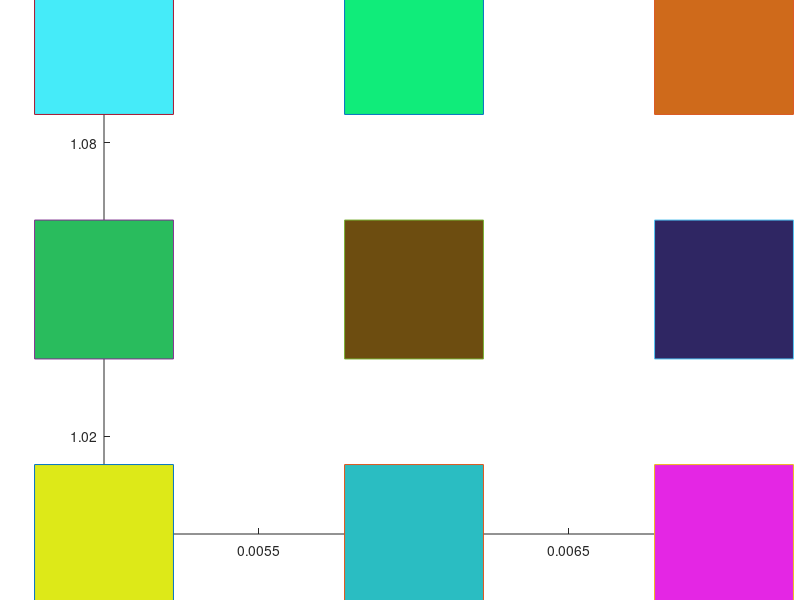
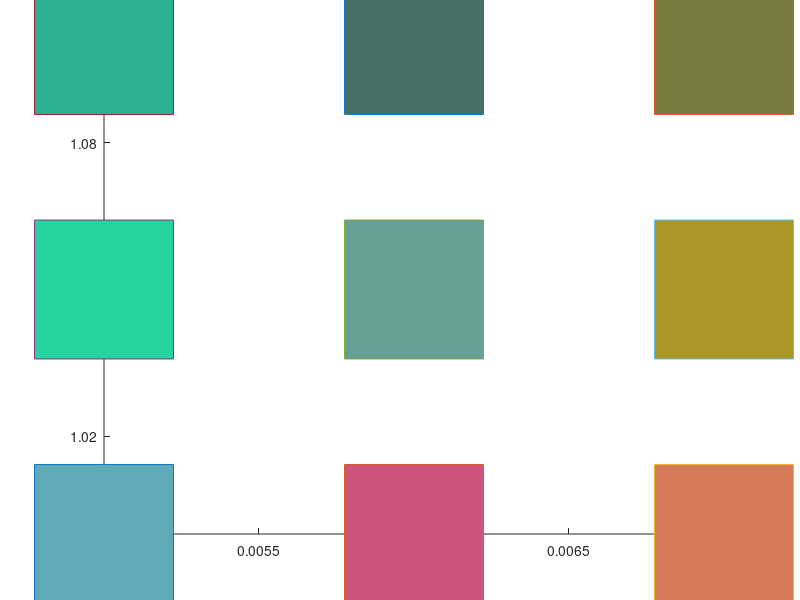

These charts were generated, in order, by the following MATLAB code:
clc;
clear;
T=100 ;
rd=2;
sigma_initial=0.005;
alpha_initial=0.1;
number_of_vectors=9;
number_of_neuorn_inputs=27;
neighbour_radius_initial=number_of_vectors/2;

%{
    for v=1:9 %number of input neuorns 
       for x=1:3
       l=input('x ');
        I(x,v)=l;
        
       end
       
end

disp(I)
%}
    
 sprev=rng(1,'v5uniform')
     I=rand(3,9)
figure(1);
title('before clustering');
hold on;

plot(0.005,1,'-s','MarkerSize',100,...
    'MarkerFaceColor',[ I(1,1) I(2,1) I(3,1)]);

plot(0.006,1,'-s','MarkerSize',100,...
    'MarkerFaceColor',[I(1,2) I(2,2) I(3,2)]);

plot(0.007,1,'-s','MarkerSize',100,...
    'MarkerFaceColor',[I(1,3) I(2,3) I(3,3)]);

plot(0.005,1.05,'-s','MarkerSize',100,...
    'MarkerFaceColor',[I(1,4) I(2,4) I(3,4)]);

plot(0.006,1.05,'-s','MarkerSize',100,...
    'MarkerFaceColor',[I(1,5) I(2,5) I(3,5)]);

plot(0.007,1.05,'-s','MarkerSize',100,...
    'MarkerFaceColor',[I(1,6) I(2,6) I(3,6)]);

plot(0.005,1.1,'-s','MarkerSize',100,...
    'MarkerFaceColor',[I(1,7) I(2,7) I(3,7)]);

plot(0.006,1.1,'-s','MarkerSize',100,...
    'MarkerFaceColor',[I(1,8) I(2,8) I(3,8)]);

plot(0.007,1.1,'-s','MarkerSize',100,...
    'MarkerFaceColor',[I(1,9) I(2,9) I(3,9)]);
 
hold off;

    

    
   sprev=rng(1,'v5uniform')
    
     R=rand(3,3)
            G=rand(3,3)
             B=rand(3,3)
    
    
    
    
for t=1:T
    alpha=alpha_initial*(1-t/T);
    sigma=sigma_initial*(1-t/T);
    max_neighbour_radius=round(neighbour_radius_initial*(1-t/T));
    for n=1:9
        for i=1:3
            for j=1:3
                D(i,j)=sqrt((I(1,n)-R(i,j))^2+(I(2,n)-G(i,j))^2+(I(3,n)-B(i,j))^2);
                
            end
        end
        disp('this is differences matrix');
        disp(D);
        min=D(1,1);
        for i=1:3
            for j=1:3
                if(j+1==4)
                      if ((D(i,j)<=D(i,j-1)) && (D(i,j)<=min))
                          min=D(i,j);
                          m=i;
                          c=j;
                          
                      end
                
                elseif ((j-1>=1))
                 if ((D(i,j)<=D(i,j-1)) && (D(i,j)<=min) && (D(i,j)<=D(i,j+1)))
                          min=D(i,j);
                          m=i;
                          c=j;
                          
                 end
                elseif ((i-1>=1))
                     if ((D(i,j)<=D(i,j+1)) && (D(i,j)<=min) && (D(i,j)<=D(i-1,j)))
                          min=D(i,j);
                          m=i;
                          c=j;
                          
                      end
            end 
                  end
        end
        
          % update the winning neuron
        e_factor = exp(-((m-m).^2+(c-c).^2)/2*sigma);
       R(m,c)=R(m,c)+alpha*(I(1,n)-R(m,c));
       G(m,c)=G(m,c)+alpha*(I(2,n)-G(m,c));
       B(m,c)=B(m,c)+alpha*(I(3,n)-B(m,c));
       
        % update the neighbour neurons
       for neighbour_radius=1:1:max_neighbour_radius
            jj1=m - neighbour_radius;
            jj2=c;
            if (jj1>=1) % to stay in the matrix
                e_factor = exp(-((m-jj1).^2+(c-jj2).^2)/2*sigma);
                R(jj1,jj2)=R(jj1,jj2) + alpha * e_factor * (I(1,n)-R(jj1,jj2));
                G(jj1,jj2)=G(jj1,jj2) + alpha * e_factor * (I(2,n)-G(jj1,jj2));
                B(jj1,jj2)=B(jj1,jj2) + alpha * e_factor * (I(3,n)-B(jj1,jj2));
            end
            jj1=m + neighbour_radius;
            jj2=c;
            if (jj1<=3) % to stay in the matrix
                e_factor = exp(-((m-jj1).^2+(c-jj2).^2)/2*sigma);
                  R(jj1,jj2)=R(jj1,jj2) + alpha * e_factor * (I(1,n)-R(jj1,jj2));
                G(jj1,jj2)=G(jj1,jj2) + alpha * e_factor * (I(2,n)-G(jj1,jj2));
                B(jj1,jj2)=B(jj1,jj2) + alpha * e_factor * (I(3,n)-B(jj1,jj2));
            end
            jj1=m;
            jj2=c - neighbour_radius;
            if (jj2>=1) % to stay in the matrix
             %   e_factor = exp(-((m-jj1).^2+(c-jj2).^2)/2*sigma);
                 R(jj1,jj2)=R(jj1,jj2) + alpha * e_factor * (I(1,n)-R(jj1,jj2));
                G(jj1,jj2)=G(jj1,jj2) + alpha * e_factor * (I(2,n)-G(jj1,jj2));
                B(jj1,jj2)=B(jj1,jj2) + alpha * e_factor * (I(3,n)-B(jj1,jj2));
            end
            jj1=m;
            jj2=c + neighbour_radius;
            if (jj2<=3) % to stay in the matrix
                e_factor = exp(-((m-jj1).^2+(c-jj2).^2)/2*sigma);
                 R(jj1,jj2)=R(jj1,jj2) + alpha * e_factor * (I(1,n)-R(jj1,jj2));
                G(jj1,jj2)=G(jj1,jj2) + alpha * e_factor * (I(2,n)-G(jj1,jj2));
                B(jj1,jj2)=B(jj1,jj2) + alpha * e_factor * (I(3,n)-B(jj1,jj2));
            end
        end        
    end

end
disp(D);
  disp(I);

disp('this is red');
disp(R);
disp('this is G');
disp(G);
disp('this is B');
disp(B);
RED=round(R);
GREEN=round(G);
BLUE=round(B);
disp(RED);
disp(GREEN);
disp(BLUE);
figure(2);
title('after clusering');
hold on;

plot(0.005,1,'-s','MarkerSize',100,...
    'MarkerFaceColor',[ R(1,1) G(1,1) B(1,1)]);

plot(0.006,1,'-s','MarkerSize',100,...
    'MarkerFaceColor',[R(1,2) G(1,2) B(1,2)]);

plot(0.007,1,'-s','MarkerSize',100,...
    'MarkerFaceColor',[R(1,3) G(1,3) B(1,3)]);

plot(0.005,1.05,'-s','MarkerSize',100,...
    'MarkerFaceColor',[R(2,1) G(2,1) B(2,1)]);

plot(0.006,1.05,'-s','MarkerSize',100,...
    'MarkerFaceColor',[R(2,2) G(2,2) B(2,2)]);

plot(0.007,1.05,'-s','MarkerSize',100,...
    'MarkerFaceColor',[R(2,3) G(2,3) B(2,3)]);

plot(0.005,1.1,'-s','MarkerSize',100,...
    'MarkerFaceColor',[R(3,1) G(3,1) B(3,1)]);

plot(0.006,1.1,'-s','MarkerSize',100,...
    'MarkerFaceColor',[R(3,2) G(3,2) B(3,2)]);

plot(0.007,1.1,'-s','MarkerSize',100,...
    'MarkerFaceColor',[R(3,3) G(3,3) B(3,3)]);
 
hold off;
